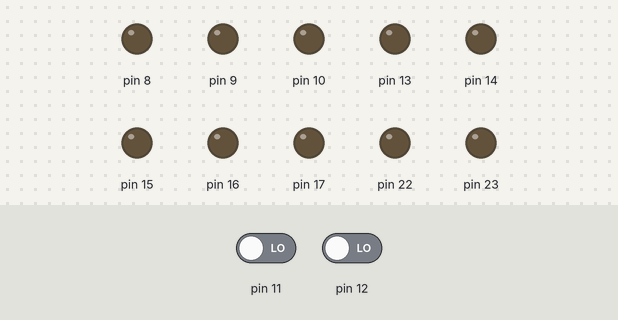
Bench run of a sketch on a simulated Arduino Uno, built with avr-gcc and run on an emulated ATmega328P. Shown: output pins drawn as LEDs (lit = HIGH). Inputs (shaded band) come from the test bench; at power-on: pin 11 LOW, pin 12 LOW.

Above: at 1.2 s.
1.3 s: pin 11 driven HIGH
At 2.1 s:
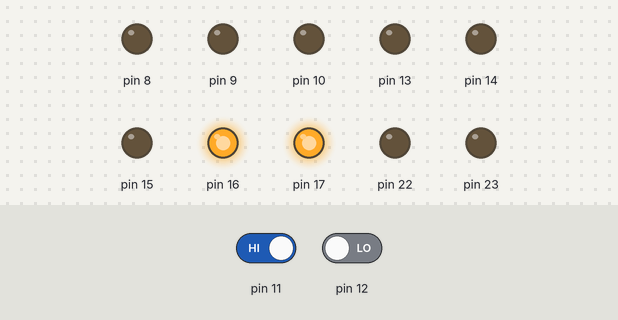
2.8 s: pin 11 driven LOW
At 3.3 s:
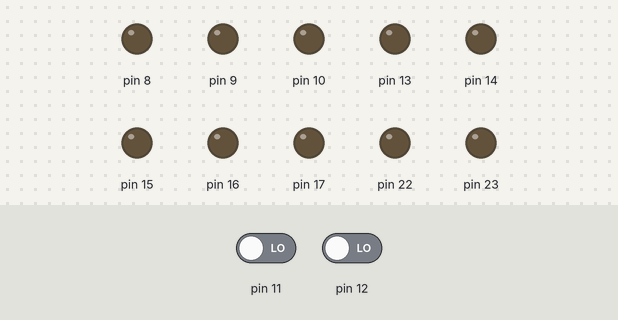
4.3 s: pin 12 driven HIGH
At 5.5 s:
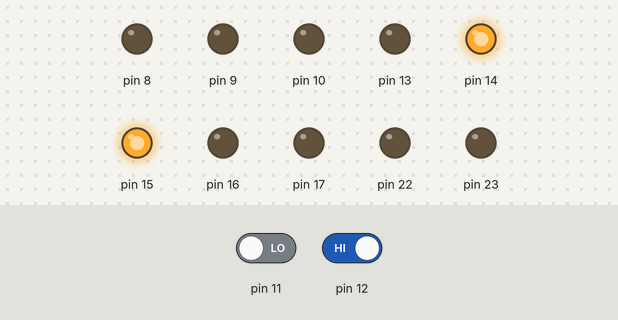
5.8 s: pin 12 driven LOW
At 6.8 s:
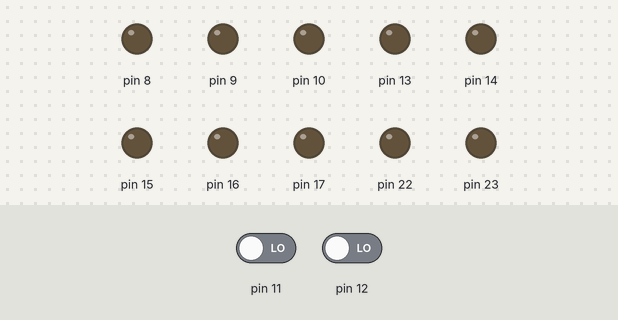
Timing chart, 0 to 8.3 s (numbered marks = the images above; inputs shaded):
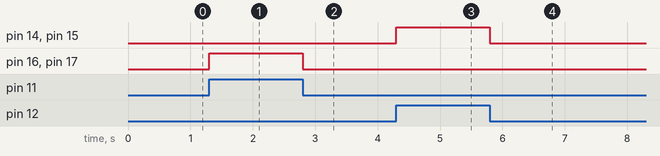

The sketch:

Lab1P2.ino
```cpp
void setup() {
  // put your setup code here, to run once:
  DDRB = 0b11100111;
  DDRC = 0b00001111;
}
char x = 0;
void loop() {
  // put your main code here, to run repeatedly:
  x = PINB & 0b00011000;
  if(x==0x08)               //SW2
    PORTC = PORTC | 0x0C;
  else if(x==0x10)          //SW1
    PORTC = PORTC | 0x03;
   else
    PORTC = PORTC & 0xF0;
}
```

Measured:
- after the input at 1.3 s, pin 16, pin 17: LOW → HIGH at once
- after the input at 2.8 s, pin 16, pin 17: HIGH → LOW at once
- after the input at 4.3 s, pin 14, pin 15: LOW → HIGH at once
- after the input at 5.8 s, pin 14, pin 15: HIGH → LOW at once
